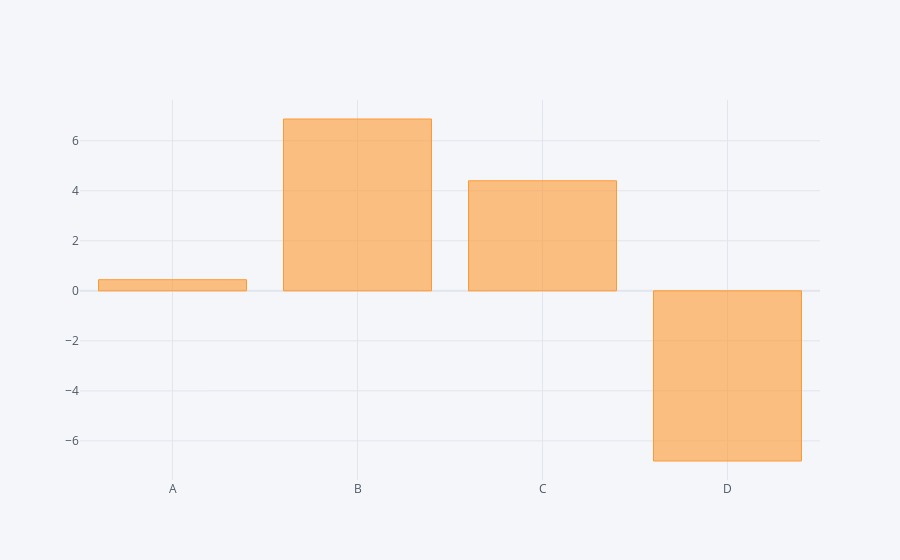

The notebook cell saved with this chart:
### Code cell
df.sum().iplot(kind='bar')

### Figure 1 — Plotly figure (JSON) as saved in the notebook; plotly's stock layout.template omitted (floating-point values rounded to 4 significant figures)
{"data": [{"marker": {"color": "rgba(255, 153, 51, 0.6)", "line": {"color": "rgba(255, 153, 51, 1.0)", "width": 1}}, "name": "None", "orientation": "v", "text": "", "type": "bar", "x": ["A", "B", "C", "D"], "y": [0.4447, 6.87, 4.4, -6.804]}], "layout": {"legend": {"bgcolor": "#F5F6F9", "font": {"color": "#4D5663"}}, "paper_bgcolor": "#F5F6F9", "plot_bgcolor": "#F5F6F9", "title": {"font": {"color": "#4D5663"}}, "xaxis": {"gridcolor": "#E1E5ED", "showgrid": true, "tickfont": {"color": "#4D5663"}, "title": {"font": {"color": "#4D5663"}, "text": ""}, "zerolinecolor": "#E1E5ED"}, "yaxis": {"gridcolor": "#E1E5ED", "showgrid": true, "tickfont": {"color": "#4D5663"}, "title": {"font": {"color": "#4D5663"}, "text": ""}, "zerolinecolor": "#E1E5ED"}}}
